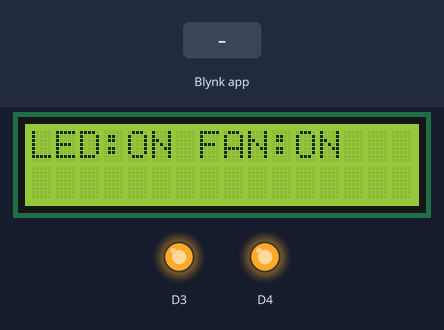
Bench run of a sketch on a simulated ESP8266 (NodeMCU). On the bench: 16×2 character LCD, output pins drawn as LEDs (lit = HIGH). The test bench sets the inputs (shaded band). WiFi joins after 1.5 s; servers stay silent unless stated; EEPROM starts erased.

Above: at 3.0 s.
3.1 s: Blynk app writes 0 to V3
At 3.9 s:
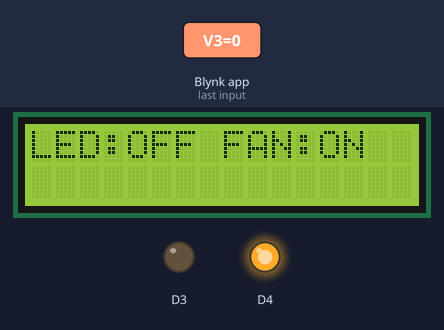
4.6 s: Blynk app writes 0 to V4
At 5.0 s:
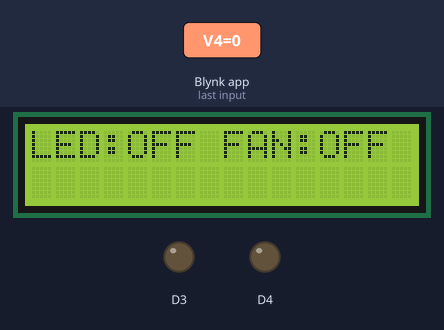
6.1 s: Blynk app writes 1 to V3
At 7.3 s:
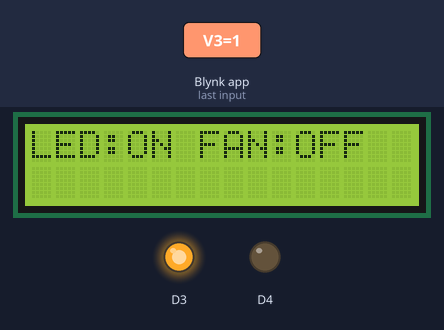
7.6 s: Blynk app writes 1 to V4
At 8.5 s:
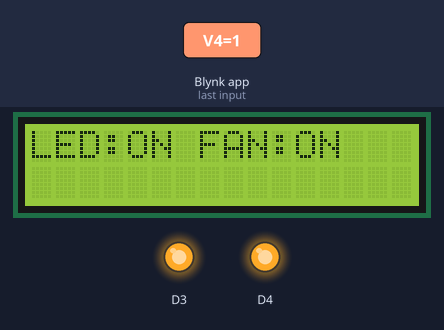
Timing chart, 0 to 10.1 s (numbered marks = the images above; inputs shaded):
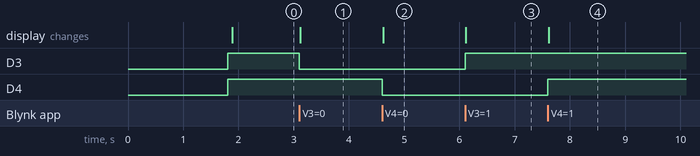

Measured:
- after the input at 3.1 s, D3: HIGH → LOW at once; the display: changes at once (image 1)
- after the input at 4.6 s, D4: HIGH → LOW at once; the display: changes at once (image 2)
- after the input at 6.1 s, D3: LOW → HIGH at once; the display: changes at once (image 3)
- after the input at 7.6 s, D4: LOW → HIGH at once; the display: changes at once (image 4)

The sketch:

sketch_dec19a.ino
```cpp
#define BLYNK_PRINT Serial
#define BLYNK_TEMPLATE_ID "TMPL6LKp4tRk9"
#define BLYNK_TEMPLATE_NAME "Dieukhienthietbi"
#define BLYNK_AUTH_TOKEN "HgrOhct3jfrio2Dyinq1P7S5yfzWlYV5"
#define SCREEN_WIDTH 16
#define SCREEN_HEIGHT 2
#define I2C_ADDR 0x27

#include <BlynkSimpleEsp8266.h>
#include <ESP8266WebServer.h>
#include <Wire.h>
#include <ESP8266Wifi.h>
#include <LiquidCrystal_I2C.h>
#include <EEPROM.h>


// Chân kết nối với màn hình LCD
//#define LCD_SDA D2
//#define LCD_SCL D1

LiquidCrystal_I2C lcd(I2C_ADDR, SCREEN_WIDTH, SCREEN_HEIGHT);

// Thông tin kết nối với Blynk
char auth[] = "HgrOhct3jfrio2Dyinq1P7S5yfzWlYV5";
char ssid[] = "Nissi";
char pass[] = "0974323674";

int D3State,  D4State;
void updateLCD(int pin = -1, int value = -1) {
 // static String lcdText = "D3: OFF  D4: OFF";
    if (pin == 3) {
    D3State = value;
  } else if (pin == 4) {
    D4State = value;
  }

  String lcdText = "LED:" + String(D3State ? "ON" : "OFF") + " FAN:" + String(D4State ? "ON" : "OFF");
  lcd.clear();
  lcd.setCursor(0, 0);
  lcd.print(lcdText);
}

BLYNK_WRITE(V3)
{
  int pinValue = param.asInt();
  digitalWrite(D3,pinValue);
  updateLCD(3, pinValue);
  EEPROM.write(0, pinValue); // Lưu trạng thái D3 vào EEPROM
}
BLYNK_WRITE(V4)
{
  int pinValue = param.asInt();
  digitalWrite(D4,pinValue);
  updateLCD(4, pinValue);
  EEPROM.write(1, pinValue); // Lưu trạng thái D4 vào EEPROM
}


void setup() {
  //lcd.begin(SCREEN_WIDTH, SCREEN_HEIGHT);// Khởi tạo màn hình LCD
  Serial.begin(115200);
  Blynk.begin(auth, ssid , pass);  // Khởi tạo kết nối với Blynk
  D3State = EEPROM.read(0);
  D4State = EEPROM.read(1);
  digitalWrite(D3, D3State);
  digitalWrite(D4, D4State);
  pinMode(D3,OUTPUT);
  pinMode(D4,OUTPUT);
  Wire.begin();  // Initialize I2C communication
  lcd.backlight(); // Bật đèn màn hình Màn hình
  lcd.begin(SCREEN_WIDTH, SCREEN_HEIGHT, I2C_ADDR);  // Initialize LCD
  lcd.clear();   // Clear LCD screen
  updateLCD();   // Display initial status

}


void loop() {
  // Kiểm tra sự kiện từ Blynk
  Blynk.run();
}
```
